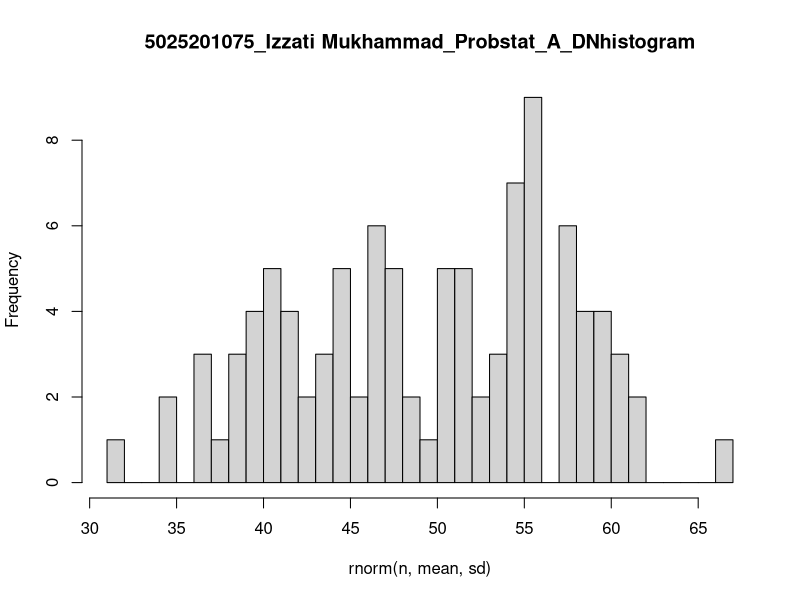

Source code (R):
n <- 100
mean <- 50
sd <- 8

#nomor 6a
set.seed(10)
random <- rnorm(n, mean, sd)
rataan <- mean(random)
rataan
x1 <- floor(rataan)
x1
x2 <- round(rataan)
x2

funprob <- pnorm(x2, mean, sd) - pnorm(x1, mean, sd)
funprob

z1 <- (x1-mean)/sd
z1
z2 <- (x2-mean)/sd
z2

#nomor 6b
hist(rnorm(n, mean, sd), breaks = 50, main = "5025201075_Izzati Mukhammad_Probstat_A_DNhistogram")

#nomor 6c
varian <- sd^2
varian